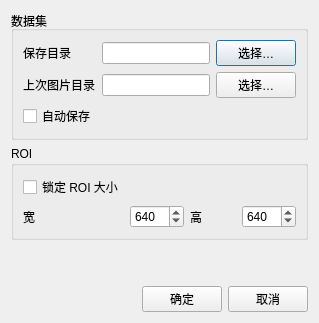
<?xml version="1.0" encoding="UTF-8"?>
<ui version="4.0">
 <class>SettingsDialog</class>
 <widget class="QDialog" name="SettingsDialog">
  <property name="windowTitle"><string>设置</string></property>
  <layout class="QVBoxLayout" name="verticalLayout">
   <item>
    <widget class="QGroupBox" name="group_dataset">
     <property name="title"><string>数据集</string></property>
     <layout class="QGridLayout" name="gridDataset">
      <item row="0" column="0"><widget class="QLabel" name="label_dataset_dir"><property name="text"><string>保存目录</string></property></widget></item>
      <item row="0" column="1"><widget class="QLineEdit" name="dataset_dir_edit"><property name="readOnly"><bool>true</bool></property></widget></item>
      <item row="0" column="2"><widget class="QPushButton" name="choose_dataset_dir_button"><property name="text"><string>选择…</string></property></widget></item>
      <item row="1" column="0"><widget class="QLabel" name="label_last_img_dir"><property name="text"><string>上次图片目录</string></property></widget></item>
      <item row="1" column="1"><widget class="QLineEdit" name="last_img_dir_edit"><property name="readOnly"><bool>true</bool></property></widget></item>
      <item row="1" column="2"><widget class="QPushButton" name="choose_last_img_dir_button"><property name="text"><string>选择…</string></property></widget></item>
      <item row="2" column="0"><widget class="QCheckBox" name="auto_save_checkbox"><property name="text"><string>自动保存</string></property></widget></item>
     </layout>
    </widget>
   </item>

   <item>
    <widget class="QGroupBox" name="group_roi">
     <property name="title"><string>ROI</string></property>
     <layout class="QGridLayout" name="gridRoi">
      <item row="0" column="0"><widget class="QCheckBox" name="fix_roi_checkbox"><property name="text"><string>锁定 ROI 大小</string></property></widget></item>
      <item row="1" column="0"><widget class="QLabel" name="label_roi_w"><property name="text"><string>宽</string></property></widget></item>
      <item row="1" column="1"><widget class="QSpinBox" name="roi_w_spin"><property name="minimum"><number>16</number></property><property name="maximum"><number>4096</number></property><property name="singleStep"><number>16</number></property><property name="value"><number>640</number></property></widget></item>
      <item row="1" column="2"><widget class="QLabel" name="label_roi_h"><property name="text"><string>高</string></property></widget></item>
      <item row="1" column="3"><widget class="QSpinBox" name="roi_h_spin"><property name="minimum"><number>16</number></property><property name="maximum"><number>4096</number></property><property name="singleStep"><number>16</number></property><property name="value"><number>640</number></property></widget></item>
     </layout>
    </widget>
   </item>

   <item><spacer name="spacer_bottom"><property name="orientation"><enum>Qt::Vertical</enum></property><property name="sizeHint" stdset="0"><size><width>20</width><height>40</height></size></property></spacer></item>
   <item>
    <layout class="QHBoxLayout" name="hl_buttons">
     <item><spacer name="spacer_buttons"><property name="orientation"><enum>Qt::Horizontal</enum></property><property name="sizeHint" stdset="0"><size><width>40</width><height>20</height></size></property></spacer></item>
     <item><widget class="QPushButton" name="buttonBox_ok"><property name="text"><string>确定</string></property></widget></item>
     <item><widget class="QPushButton" name="buttonBox_cancel"><property name="text"><string>取消</string></property></widget></item>
    </layout>
   </item>
  </layout>
 </widget>
 <resources/>
 <connections/>
</ui>
